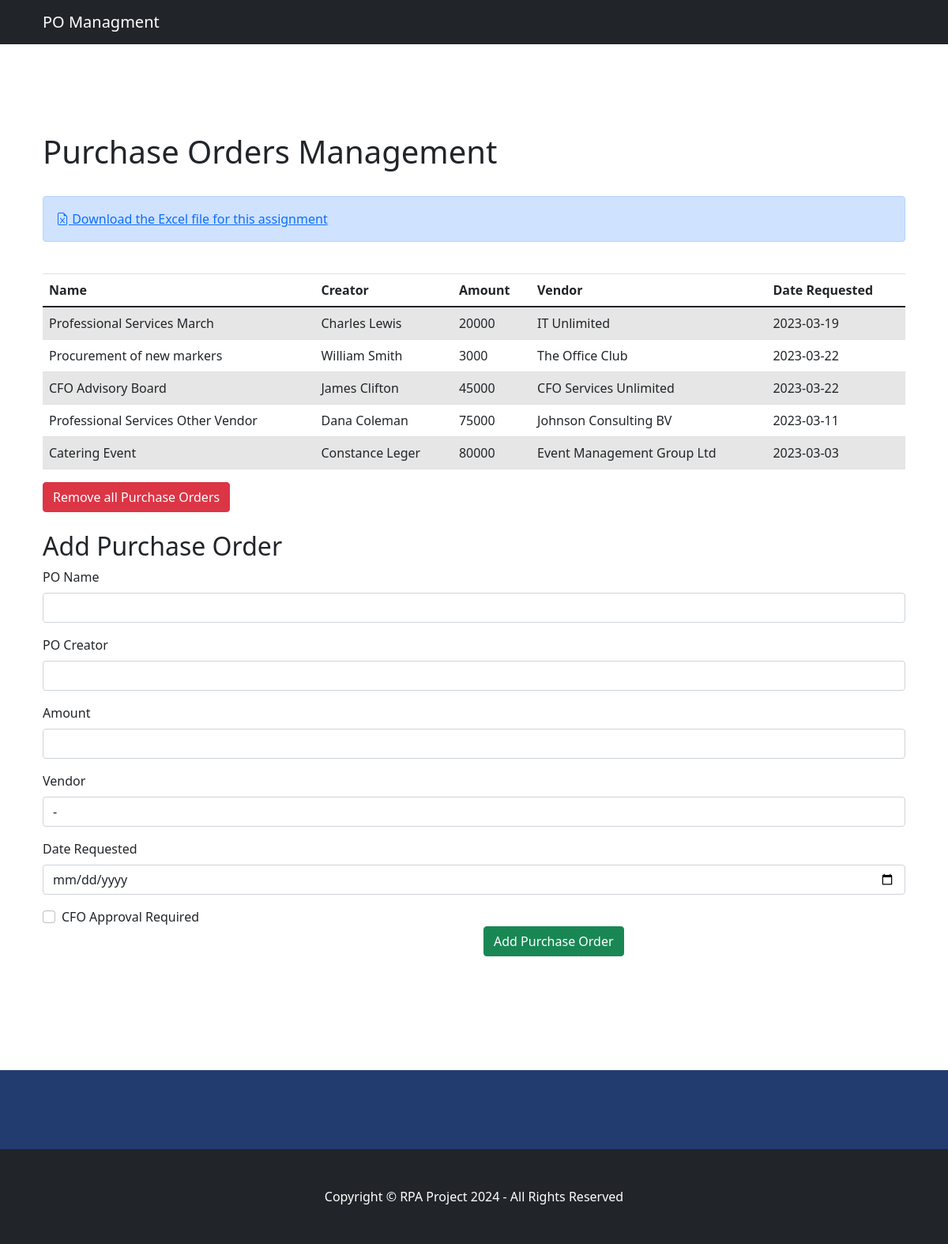
The page / on the database its author committed.
### tables this page shows
CREATE TABLE IF NOT EXISTS `purchase` (
  `id` int NOT NULL AUTO_INCREMENT,
  `name` varchar(255) NOT NULL,
  `creator` varchar(255) NOT NULL,
  `amount` int NOT NULL,
  `vendor` varchar(255) NOT NULL,
  `request_date` date NOT NULL,
  PRIMARY KEY (`id`)
);

### index.php (the view, shortened to what this page needs)
<!DOCTYPE html>
<html lang="en">
<?php
$server = "localhost";
$username = "root";
$password = "";
$database = "rpa_po";
$conn = mysqli_connect($server, $username, $password, $database);
$sql = "SELECT * FROM purchase";
$result = mysqli_query($conn, $sql);
?>
<?php include('includes/head.php') ?>
<body id="page-top">
  <nav class="navbar navbar-expand-lg navbar-dark bg-dark fixed-top" id="mainNav">
    <div class="container px-4">
      <a class="navbar-brand" href="/">PO Managment</a>
    </div>
  </nav>
  <section id="about">
    <div class="container px-4">
      <h1>Purchase Orders Management</h1>
      <br>
      <div class="alert alert-primary" role="alert">
        <a href="Purchase%20Orders.xlsx"><i class="bi bi-file-earmark-excel"></i> Download the Excel file for this
          assignment</a>
      </div>
      <br>
      <table class="table table-striped">
        <thead>
          <tr>
            <th scope="col">Name</th>
            <th scope="col">Creator</th>
            <th scope="col">Amount</th>
            <th scope="col">Vendor</th>
            <th scope="col">Date Requested</th>
          </tr>
        </thead>
        <tbody>
          <?php
            while($row = mysqli_fetch_assoc($result)) {
          ?>
            <tr>
              <td><?php echo $row["name"]; ?></td>
              <td><?php echo $row["creator"]; ?></td>
              <td><?php echo $row["amount"]; ?></td>
              <td><?php echo $row["vendor"]; ?></td>
              <td><?php echo $row["request_date"]; ?></td>
            </tr>
          <?php
            }
          ?>
        </tbody>
      </table>
      <a href="./controller/delete.php" name="delete" class="btn btn-danger" role="button">Remove all Purchase Orders</a><br><br>
      <h2>Add Purchase Order</h2>
      <form method="post" action="./controller/add.php">
        <div class="form-group">
          <label for="name">PO Name</label>
          <input type="text" class="form-control" id="name" name="name">
        </div>
        <div class="form-group">
          <label for="creator">PO Creator</label>
          <input type="text" class="form-control" id="creator" name="creator">
        </div>
        <div class="form-group">
          <label for="amount">Amount</label>
          <input type="number" class="form-control" id="amount" name="amount">
        </div>
        <div class="form-group">
          <label for="country">Vendor</label>
          <select class="form-control" id="vendor" name="vendor">
            <option value="-">-</option>
          </select>
        </div>
        <div class="form-group">
          <label for="date_requested">Date Requested</label>
          <input type="date" class="form-control" id="date_requested" name="date_requested">
        </div>
        <div class="row">
          <div class="col-md-6">
            <div class="form-check">
              <input type="checkbox" class="form-check-input" id="cfo-approval-required" name="cfo-approval-required">
              <label class="form-check-label" for="cfo-approval-required">CFO Approval Required</label>
            </div>
          </div>
          <div class="col-md-6">
            <br>
            <button type="submit" class="btn btn-success">Add Purchase Order</button>
          </div>
        </div>
      </form>
    </div>
  </section>
  <?php include 'includes/footer.php'; ?>
</body>
</html>

### includes/head.php (shortened to what this page needs)
<head>
  <link rel="stylesheet" href="./npm/bootstrap%404.0.0/dist/css/bootstrap.min.css"
>
  <link href="./css/styles.css" rel="stylesheet">
  <link href="./css/layout.css" rel="stylesheet">
  <link rel="stylesheet" href="./npm/bootstrap-icons%401.8.2/font/bootstrap-icons.css">
</head>

### includes/footer.php (shortened to what this page needs)
<div id="subfooter">
    <div class="container">
      <div class="row">
        <div class="col-md-4">
        </div>
        <div class="col-md-8" style="padding-top: 50px; padding-bottom: 50px;">
        </div>
      </div>
    </div>
  </div>
  <footer class="py-5 bg-dark">
    <div class="container px-4">
      <p class="m-0 text-center text-white">Copyright &copy; RPA Project 2024 - All Rights Reserved</p>
    </div>
  </footer>

### css/layout.css (style rules this page uses)
#subfooter { background-color: #233C70; color: #ffffff !important; }

### rows shown on the page
purchase: name "Professional Services March", creator "Charles Lewis", amount "20000", vendor "IT Unlimited", request_date "2023-03-19"
purchase: name "Procurement of new markers", creator "William Smith", amount "3000", vendor "The Office Club", request_date "2023-03-22"
purchase: name "CFO Advisory Board", creator "James Clifton", amount "45000", vendor "CFO Services Unlimited", request_date "2023-03-22"
purchase: name "Professional Services Other Vendor", creator "Dana Coleman", amount "75000", vendor "Johnson Consulting BV", request_date "2023-03-11"
purchase: name "Catering Event", creator "Constance Leger", amount "80000", vendor "Event Management Group Ltd", request_date "2023-03-03"
